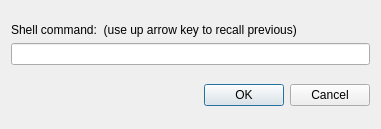
<?xml version="1.0" encoding="UTF-8"?>
<ui version="4.0">
 <class>DialogFilter</class>
 <widget class="QDialog" name="DialogFilter">
  <property name="geometry">
   <rect>
    <x>0</x>
    <y>0</y>
    <width>381</width>
    <height>129</height>
   </rect>
  </property>
  <property name="windowTitle">
   <string>Filter Selection</string>
  </property>
  <layout class="QVBoxLayout" name="verticalLayout">
   <item>
    <spacer name="verticalSpacer">
     <property name="orientation">
      <enum>Qt::Vertical</enum>
     </property>
     <property name="sizeHint" stdset="0">
      <size>
       <width>20</width>
       <height>9</height>
      </size>
     </property>
    </spacer>
   </item>
   <item>
    <widget class="QLabel" name="label">
     <property name="text">
      <string>Shell command:  (use up arrow key to recall previous)</string>
     </property>
    </widget>
   </item>
   <item>
    <widget class="QLineEdit" name="textFilter"/>
   </item>
   <item>
    <spacer name="verticalSpacer_2">
     <property name="orientation">
      <enum>Qt::Vertical</enum>
     </property>
     <property name="sizeHint" stdset="0">
      <size>
       <width>20</width>
       <height>8</height>
      </size>
     </property>
    </spacer>
   </item>
   <item>
    <widget class="QDialogButtonBox" name="buttonBox">
     <property name="standardButtons">
      <set>QDialogButtonBox::Cancel|QDialogButtonBox::Ok</set>
     </property>
    </widget>
   </item>
   <item>
    <spacer name="verticalSpacer_3">
     <property name="orientation">
      <enum>Qt::Vertical</enum>
     </property>
     <property name="sizeHint" stdset="0">
      <size>
       <width>20</width>
       <height>9</height>
      </size>
     </property>
    </spacer>
   </item>
  </layout>
 </widget>
 <tabstops>
  <tabstop>textFilter</tabstop>
 </tabstops>
 <resources/>
 <connections>
  <connection>
   <sender>buttonBox</sender>
   <signal>accepted()</signal>
   <receiver>DialogFilter</receiver>
   <slot>accept()</slot>
   <hints>
    <hint type="sourcelabel">
     <x>221</x>
     <y>120</y>
    </hint>
    <hint type="destinationlabel">
     <x>163</x>
     <y>92</y>
    </hint>
   </hints>
  </connection>
  <connection>
   <sender>buttonBox</sender>
   <signal>rejected()</signal>
   <receiver>DialogFilter</receiver>
   <slot>reject()</slot>
   <hints>
    <hint type="sourcelabel">
     <x>327</x>
     <y>119</y>
    </hint>
    <hint type="destinationlabel">
     <x>329</x>
     <y>92</y>
    </hint>
   </hints>
  </connection>
 </connections>
</ui>
